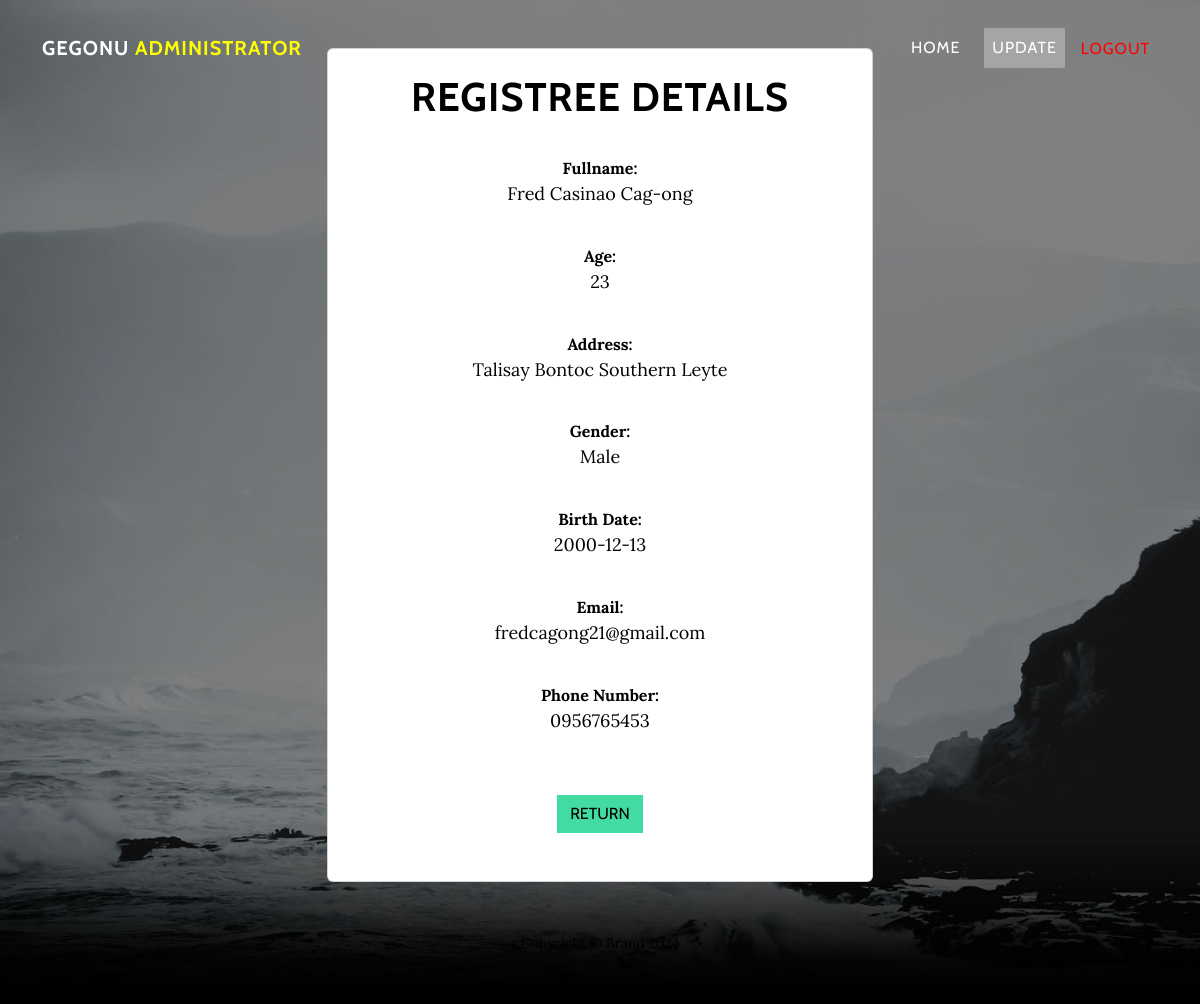
Screenshot of /view.php?id=2 with the database file from the repository.
### tables this page shows
CREATE TABLE `raffle_draw` (
  `id` int NOT NULL,
  `Fullname` varchar(255) DEFAULT NULL,
  `Age` int DEFAULT NULL,
  `Address` varchar(255) DEFAULT NULL,
  `Gender` varchar(255) DEFAULT NULL,
  `Bday` date DEFAULT NULL,
  `Email` varchar(255) DEFAULT NULL,
  `Phone` varchar(15) DEFAULT NULL
);

### view.php (the view, shortened to what this page needs)
<!DOCTYPE html>
<html>
<head>
    <link rel="stylesheet" href="assets/bootstrap/css/bootstrap.min.css">
    <link rel="stylesheet" href="assets/fonts/font-awesome.min.css">
    <link rel="stylesheet" href="assets/css/Login-Form-Basic-icons.css">
</head>
<body id="page-top" data-bs-spy="scroll" data-bs-target="#mainNav" data-bs-offset="77">
    <nav class="navbar navbar-light navbar-expand-md fixed-top" id="mainNav">
        <div class="container"><a class="navbar-brand" href="adminhome.php">GEGONU <span style="color: yellow">Administrator</span></a>
            <div class="collapse navbar-collapse" id="navbarResponsive">
                <ul class="navbar-nav ms-auto">
                    <li class="nav-item nav-link"><a class="nav-link" href="adminhome.php">HOME</a></li>
                    <li class="nav-item nav-link"><a class="nav-link active" href="admin.php">UPDATE  </a></li>
                    <li class="nav-item"><a class="nav-link" href="log-in.php" style="padding-bottom: 9px;color: red;margin-top: 9px;padding-top: 8px;">Logout</a></li>
                </ul>
            </div>
        </div>
    </nav>
    <header class="masthead" style="background-image:url('assets/img/intro-bg.jpg');">
       <?php
require_once('config.php');
$id = $Fullname = $Age = $Address = $Gender = $Bday  = $Email = $Phone = "";
$id = $_GET['id'];
$sqlquery = "SELECT * FROM raffle_draw WHERE id = '$id' ";
if ($results = mysqli_query($conn, $sqlquery)) {
        $data = mysqli_fetch_assoc($results);
        $Fullname = $data['Fullname'];
        $Age = $data['Age'];
        $Address = $data['Address'];
        $Gender = $data['Gender'];
        $Bday = $data['Bday'];
        $Email = $data['Email'];
        $Phone = $data['Phone'];
    }
?>
    <div class="container" style="color: black">
        <div class="row mt-5 d-flex justify-content-center">
            <div class="col-sm-6">
                <div class="card p-4";>
                    <h1>Registree Details</h1>
                    <form action="" method="POST">
                        <div class="form-group">
                            <label for="Fullname"><b>Fullname:</b></label>
                           <p><?php echo $Fullname;?></p>
                        </div>
                        <div class="form-group">
                            <label for="Age"><b>Age:</b></label>
                            <p><?php echo $Age;?></p>
                        </div>
                        <div class="form-group">
                            <label for="Address"><b>Address:</b></label>
                            <p><?php echo $Address;?></p>
                        </div>
                        <div class="form-group">
                            <label for="Gender"><b>Gender:</b></label>
                            <p><?php echo $Gender;?></p>
                        </div>
                        <div class="form-group">
                            <label for="Bday"><b>Birth Date:</b></label>
                            <p><?php echo $Bday;?></p>
                        </div>
                        <div class="form-group">
                            <label for="Email"><b>Email:</b></label>
                            <p><?php echo $Email;?></p>
                        </div>
                        <div class="form-group">
                            <label for="Phone"><b>Phone Number:</b></label>
                            <p><?php echo $Phone;?></p>
                        </div>
                        <div><center><a href="admin.php" id="myLink" class="btn btn-primary mt-4" style="color: black">Return</a></center>
                    </form><br>
                </div>
            </div>
        </div>
    </div>
    <footer>
        <div class="container text-center">
            <p>Copyright ©&nbsp;Brand 2024</p>
        </div>
    </footer>
</body>
</html>

### rows the page displays
raffle_draw: Fullname "Fred Casinao Cag-ong", Age "23", Address "Talisay Bontoc Southern Leyte", Gender "Male", Bday "2000-12-13", Email "fredcagong21@gmail.com", Phone "0956765453"
